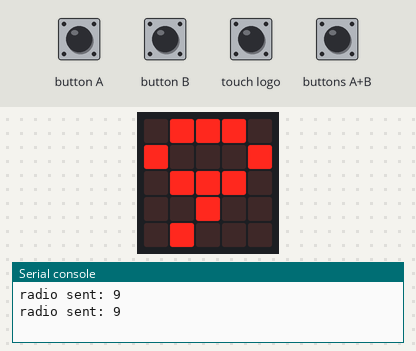
Bench run of a program on a simulated BBC micro:bit (MakeCode). On the bench: the board's 5×5 LED display, the last lines printed to the serial console. The inputs (shaded band) are chosen by the test bench. No radio messages arrive unless stated (any console line starting 'radio sent:' is added by the test bench).

Above: at 2.8 s.
2.9 s: button A pressed for 0.45 s
At 3.7 s:
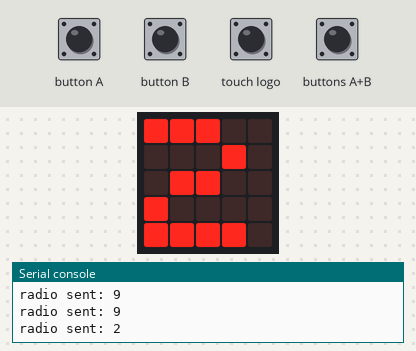
5.4 s: button B pressed for 0.45 s
At 6.0 s:
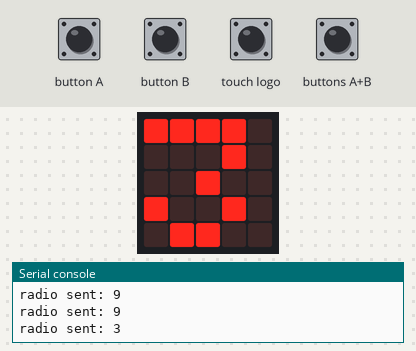
7.7 s: touch logo pressed for 0.45 s
At 8.3 s:
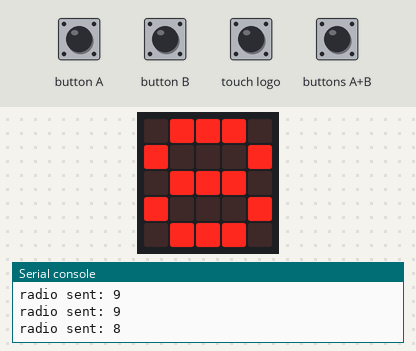
10.0 s: buttons A+B pressed for 0.45 s
At 10.6 s:
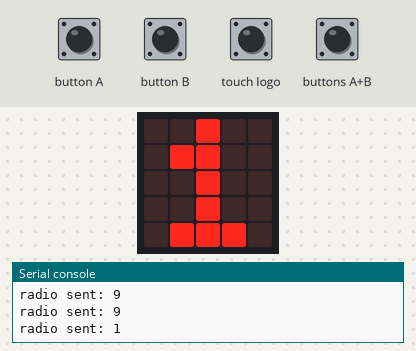
Timing chart, 0 to 13.0 s (numbered marks = the images above; inputs shaded):
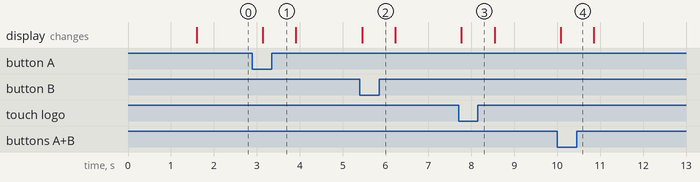

The program:

main.ts
```typescript
radio.setGroup(128)
radio.setTransmitPower(7)
basic.showIcon(IconNames.Yes)
basic.pause(1000)
basic.forever(function () {
    if (input.buttonIsPressed(Button.AB)) {
        radio.sendNumber(1)
        basic.showNumber(1)
    } else if (input.buttonIsPressed(Button.A)) {
        radio.sendNumber(2)
        basic.showNumber(2)
    } else if (input.buttonIsPressed(Button.B)) {
        radio.sendNumber(3)
        basic.showNumber(3)
    } else if (input.logoIsPressed()) {
        radio.sendNumber(8)
        basic.showNumber(8)
    } else {
        radio.sendNumber(9)
        basic.showNumber(9)
    }
})
```

test.ts
```typescript
// Hier kann man Tests durchführen; diese Datei wird nicht kompiliert, wenn dieses Paket als Erweiterung verwendet wird.
```

Measured:
- after the input at 2.9 s, the display: changes after 0.24 s (image 1)
- after the input at 5.4 s, the display: changes after 0.06 s (image 2)
- after the input at 7.7 s, the display: changes after 0.07 s (image 3)
- after the input at 10.0 s, the display: changes after 0.08 s (image 4)
